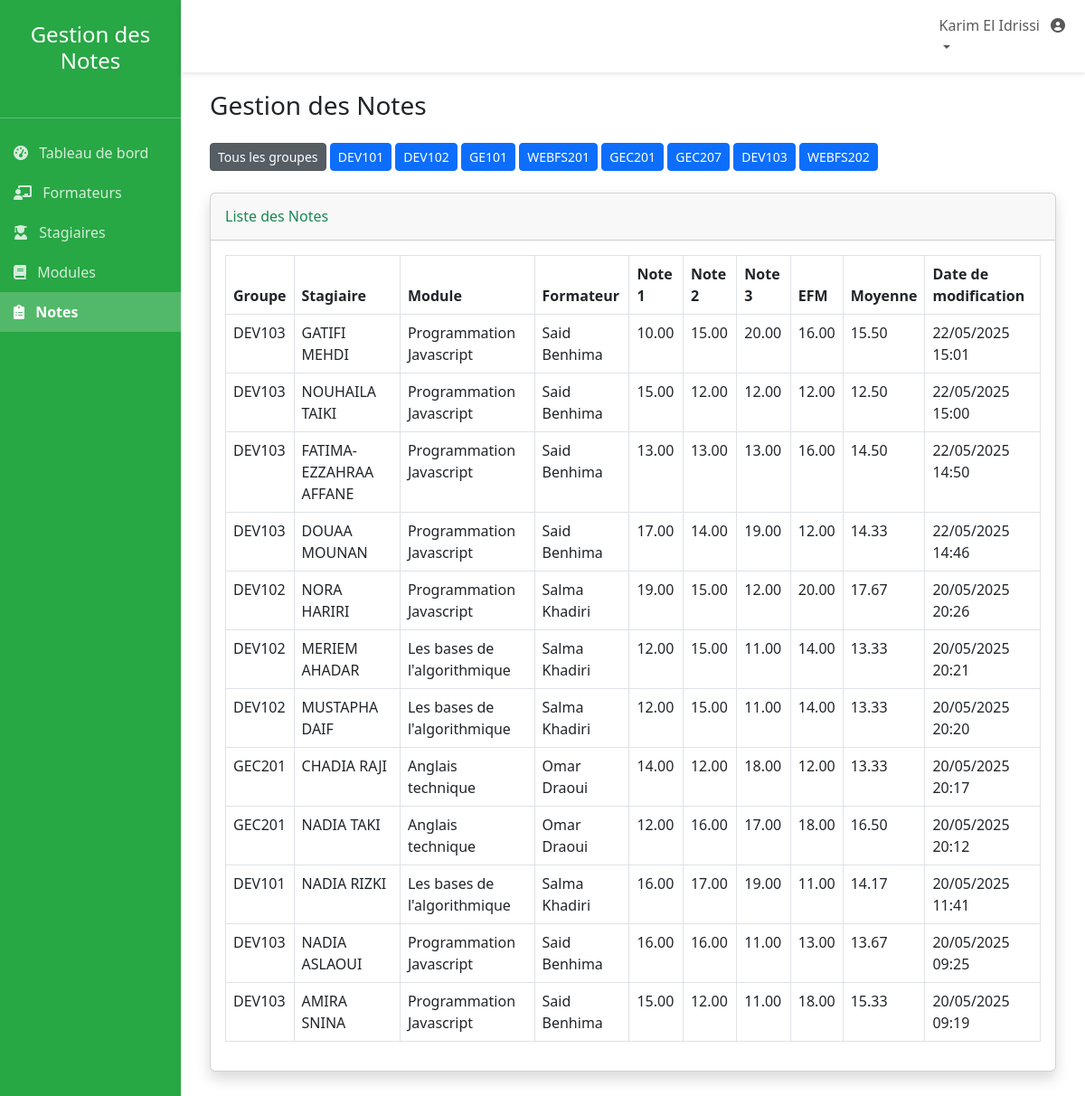
Screenshot of /admin/notes.php (signed in) with the database file from the repository.
### tables this page shows
CREATE TABLE `Note` (
  `id_note` int(11) NOT NULL,
  `id_stagiaire` bigint(110) UNSIGNED DEFAULT NULL,
  `id_module` int(11) DEFAULT NULL,
  `id_formateur` int(11) DEFAULT NULL,
  `note1` decimal(5,2) DEFAULT NULL,
  `note2` decimal(5,2) DEFAULT NULL,
  `note3` decimal(5,2) DEFAULT NULL,
  `EFM` decimal(5,2) DEFAULT NULL,
  `Moyenne` decimal(5,2) DEFAULT NULL,
  `date_creation` datetime DEFAULT current_timestamp(),
  `date_modification` datetime DEFAULT current_timestamp() ON UPDATE current_timestamp()
);

CREATE TABLE `Groupe` (
  `id_Groupe` int(11) NOT NULL,
  `nom_Groupe` varchar(100) DEFAULT NULL
);

CREATE TABLE `Stagiaire` (
  `id_stagiaire` bigint(110) UNSIGNED NOT NULL,
  `nom` varchar(100) DEFAULT NULL,
  `prenom` varchar(100) DEFAULT NULL,
  `genre` enum('F','H') DEFAULT NULL,
  `date_naissance` date DEFAULT NULL,
  `annee_etude` enum('1ere','2eme','3eme') DEFAULT NULL,
  `email` varchar(100) DEFAULT NULL,
  `id_Filiere` int(11) DEFAULT NULL,
  `id_Groupe` int(11) DEFAULT NULL,
  `mot_de_passe` varchar(255) DEFAULT NULL
);

CREATE TABLE `Module` (
  `id_module` int(11) NOT NULL,
  `nom_module` varchar(100) DEFAULT NULL
);

CREATE TABLE `Formateur` (
  `id_formateur` int(11) NOT NULL,
  `nom` varchar(100) DEFAULT NULL,
  `prenom` varchar(100) DEFAULT NULL,
  `email` varchar(100) DEFAULT NULL,
  `mot_de_passe` varchar(255) DEFAULT NULL
);

### admin/notes.php (the view, shortened to what this page needs)
<?php
require_once '../config/database.php';
include '../includes/header.php';
$groupes = [];
$result = $conn->query("SELECT DISTINCT nom_groupe FROM Groupe");
if ($result) {
    while ($row = $result->fetch_assoc()) {
        $groupes[] = $row['nom_groupe'];
    }
}
$groupe_filtre = isset($_GET['groupe']) ? $_GET['groupe'] : '';
$notes = [];
$query = "
    SELECT n.id_note, s.nom AS stagiaire_nom, s.prenom AS stagiaire_prenom,
           m.nom_module, f.nom AS formateur_nom, f.prenom AS formateur_prenom,
           n.note1, n.note2, n.note3, n.EFM, n.Moyenne, n.date_creation, n.date_modification,
           g.nom_groupe
    FROM Note n
    JOIN Stagiaire s ON n.id_stagiaire = s.id_stagiaire
    JOIN Groupe g ON s.id_groupe = g.id_groupe
    JOIN Module m ON n.id_module = m.id_module
    JOIN Formateur f ON n.id_formateur = f.id_formateur
";
$query .= " ORDER BY n.date_modification DESC";
$result = $conn->query($query);
if ($result) {
    while ($row = $result->fetch_assoc()) {
        $notes[] = $row;
    }
}
?>
<div class="container-fluid">
    <h1 class="h3 mb-4 text-gray-800">Gestion des Notes</h1>
    <div class="mb-4">
        <a href="notes.php" class="btn btn-secondary btn-sm <?php if (!$groupe_filtre) echo 'active'; ?>">Tous les groupes</a>
        <?php foreach ($groupes as $groupe): ?>
            <a href="notes.php?groupe=<?php echo urlencode($groupe); ?>"
               class="btn btn-primary btn-sm <?php if ($groupe_filtre == $groupe) echo 'active'; ?>">
                <?php echo htmlspecialchars($groupe); ?>
            </a>
        <?php endforeach; ?>
    </div>
    <div class="card shadow mb-4">
        <div class="card-header py-3 d-flex flex-row align-items-center justify-content-between">
            <h6 class="m-0 font-weight-bold text-success">Liste des Notes</h6>
        </div>
        <div class="card-body">
            <div class="table-responsive">
                <table class="table table-bordered" id="dataTable" width="100%" cellspacing="0">
                    <thead>
                        <tr>
                            <th>Groupe</th>
                            <th>Stagiaire</th>
                            <th>Module</th>
                            <th>Formateur</th>
                            <th>Note 1</th>
                            <th>Note 2</th>
                            <th>Note 3</th>
                            <th>EFM</th>
                            <th>Moyenne</th>
                            <th>Date de modification</th>
                        </tr>
                    </thead>
                    <tbody>
                        <?php if (empty($notes)): ?>
                            <tr>
                                <td colspan="10" class="text-center">Aucune note trouvée</td>
                            </tr>
                        <?php else: ?>
                            <?php foreach ($notes as $note): ?>
                                <tr>
                                    <td><?php echo htmlspecialchars($note['nom_groupe']); ?></td>
                                    <td><?php echo htmlspecialchars($note['stagiaire_prenom'] . ' ' . $note['stagiaire_nom']); ?></td>
                                    <td><?php echo htmlspecialchars($note['nom_module']); ?></td>
                                    <td><?php echo htmlspecialchars($note['formateur_prenom'] . ' ' . $note['formateur_nom']); ?></td>
                                    <td><?php echo htmlspecialchars($note['note1']); ?></td>
                                    <td><?php echo htmlspecialchars($note['note2']); ?></td>
                                    <td><?php echo htmlspecialchars($note['note3']); ?></td>
                                    <td><?php echo htmlspecialchars($note['EFM']); ?></td>
                                    <td><?php echo htmlspecialchars($note['Moyenne']); ?></td>
                                    <td>
                                        <?php
                                            echo $note['date_modification']
                                                ? date('d/m/Y H:i', strtotime($note['date_modification']))
                                                : '<em>Jamais modifiée</em>';
                                        ?>
                                    </td>
                                </tr>
                            <?php endforeach; ?>
                        <?php endif; ?>
                    </tbody>
                </table>
            </div>
        </div>
    </div>
</div>
<?php include '../includes/footer.php'; ?>

### rows the page displays
note: groupe.nom_Groupe "DEV103", id_stagiaire.nom "GATIFI MEHDI", id_module.nom_module "Programmation Javascript", id_formateur.nom "Said Benhima", note1 "10.00", note2 "15.00", note3 "20.00", EFM "16.00", Moyenne "15.50", date_modification "22/05/2025 15:01"
note: groupe.nom_Groupe "DEV103", id_stagiaire.nom "NOUHAILA TAIKI", id_module.nom_module "Programmation Javascript", id_formateur.nom "Said Benhima", note1 "15.00", note2 "12.00", note3 "12.00", EFM "12.00", Moyenne "12.50", date_modification "22/05/2025 15:00"
note: groupe.nom_Groupe "DEV103", id_stagiaire.nom "FATIMA-EZZAHRAA AFFANE", id_module.nom_module "Programmation Javascript", id_formateur.nom "Said Benhima", note1 "13.00", note2 "13.00", note3 "13.00", EFM "16.00", Moyenne "14.50", date_modification "22/05/2025 14:50"
note: groupe.nom_Groupe "DEV103", id_stagiaire.nom "DOUAA MOUNAN", id_module.nom_module "Programmation Javascript", id_formateur.nom "Said Benhima", note1 "17.00", note2 "14.00", note3 "19.00", EFM "12.00", Moyenne "14.33", date_modification "22/05/2025 14:46"
note: groupe.nom_Groupe "DEV102", id_stagiaire.nom "NORA HARIRI", id_module.nom_module "Programmation Javascript", id_formateur.nom "Salma Khadiri", note1 "19.00", note2 "15.00", note3 "12.00", EFM "20.00", Moyenne "17.67", date_modification "20/05/2025 20:26"
note: groupe.nom_Groupe "DEV102", id_stagiaire.nom "MERIEM AHADAR", id_module.nom_module "Les bases de l'algorithmique", id_formateur.nom "Salma Khadiri", note1 "12.00", note2 "15.00", note3 "11.00", EFM "14.00", Moyenne "13.33", date_modification "20/05/2025 20:21"
note: groupe.nom_Groupe "DEV102", id_stagiaire.nom "MUSTAPHA DAIF", id_module.nom_module "Les bases de l'algorithmique", id_formateur.nom "Salma Khadiri", note1 "12.00", note2 "15.00", note3 "11.00", EFM "14.00", Moyenne "13.33", date_modification "20/05/2025 20:20"
note: groupe.nom_Groupe "GEC201", id_stagiaire.nom "CHADIA RAJI", id_module.nom_module "Anglais technique", id_formateur.nom "Omar Draoui", note1 "14.00", note2 "12.00", note3 "18.00", EFM "12.00", Moyenne "13.33", date_modification "20/05/2025 20:17"
note: groupe.nom_Groupe "GEC201", id_stagiaire.nom "NADIA TAKI", id_module.nom_module "Anglais technique", id_formateur.nom "Omar Draoui", note1 "12.00", note2 "16.00", note3 "17.00", EFM "18.00", Moyenne "16.50", date_modification "20/05/2025 20:12"
note: groupe.nom_Groupe "DEV101", id_stagiaire.nom "NADIA RIZKI", id_module.nom_module "Les bases de l'algorithmique", id_formateur.nom "Salma Khadiri", note1 "16.00", note2 "17.00", note3 "19.00", EFM "11.00", Moyenne "14.17", date_modification "20/05/2025 11:41"
note: groupe.nom_Groupe "DEV103", id_stagiaire.nom "NADIA ASLAOUI", id_module.nom_module "Programmation Javascript", id_formateur.nom "Said Benhima", note1 "16.00", note2 "16.00", note3 "11.00", EFM "13.00", Moyenne "13.67", date_modification "20/05/2025 09:25"
note: groupe.nom_Groupe "DEV103", id_stagiaire.nom "AMIRA SNINA", id_module.nom_module "Programmation Javascript", id_formateur.nom "Said Benhima", note1 "15.00", note2 "12.00", note3 "11.00", EFM "18.00", Moyenne "15.33", date_modification "20/05/2025 09:19"

### other values shown
$_SESSION['user_name'] "Karim El Idrissi"
$groupe "DEV101"
$groupe "DEV102"
$groupe "GE101"
$groupe "WEBFS201"
$groupe "GEC201"
$groupe "GEC207"
$groupe "DEV103"
$groupe "WEBFS202"
